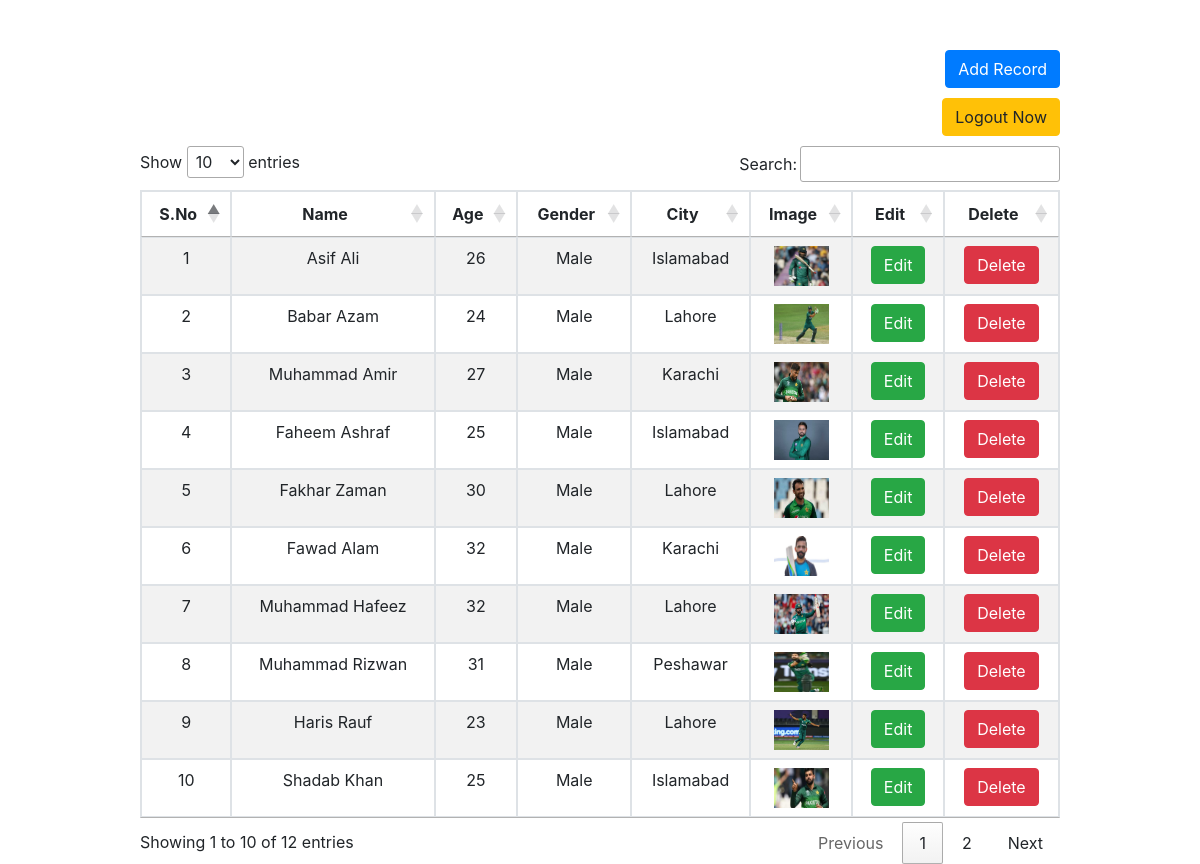
/CrudWithImages/Retrieval.php, run on the app's committed database.
### tables this page shows
CREATE TABLE `users` (
  `ID` int(11) NOT NULL,
  `NAME` varchar(50) NOT NULL,
  `AGE` tinyint(4) NOT NULL,
  `GENDER` varchar(50) NOT NULL,
  `CITY` varchar(50) NOT NULL,
  `IMAGE_PATH` varchar(400) NOT NULL
);

### CrudWithImages/Retrieval.php (the view, shortened to what this page needs)
<?php
include('dbConnection.php');
?>
<!DOCTYPE html>
<html lang="en">
<head>
    <link rel="stylesheet" href="https://stackpath.bootstrapcdn.com/bootstrap/4.3.1/css/bootstrap.min.css">
    <link rel="stylesheet" href="dist/sweetalert2.min.css">
    <link rel="stylesheet" href="https://cdn.datatables.net/1.11.3/css/jquery.dataTables.min.css">
</head>
<body>
<?php
$query = "select * from USERS";
$result = mysqli_query($con,$query);
$totalRows = mysqli_num_rows($result);
if($totalRows>0)
{
    ?>
    <div class="container" style="margin-top:50px;">
    <div class="row">
        <div class="col-md-3 offset-8">
    <a class="btn btn-primary float-right" href="Insert.php">Add Record</a>
    <br><br>
    <a class="btn btn-warning float-right" href="Logout.php">Logout Now</a>
    <br> <br>
</div>
</div>
        <div class="row">
            <div class="col-md-10 offset-1">
            <table id="MyTable" class="table table-bordered table-hover table-striped">
        <thead>
            <tr>
            <th class="text-center">S.No</th>
            <th class="text-center">Name</th>
            <th class="text-center">Age</th>
            <th class="text-center">Gender</th>
            <th class="text-center">City</th>
            <th class="text-center">Image</th>
            <th class="text-center">Edit</th>
            <th class="text-center">Delete</th>
            </tr>
        </thead>
        <tbody>
            <?php
            $no = 1;
            while($data=mysqli_fetch_assoc($result))
            {
                echo "<tr>
                <td class='text-center'>".$no++."</td>
                <td class='text-center'>".$data['NAME']."</td>
                <td class='text-center'>".$data['AGE']."</td>
                <td class='text-center'>".$data['GENDER']."</td>
                <td class='text-center'>".$data['CITY']."</td>
                <td class='text-center'> <img src='$data[IMAGE_PATH]' height='40' width='55'> </td>
                <td class='text-center'> <a class='btn btn-success' href='Update.php?id=$data[ID]'>Edit</a></td>
                <td class='text-center'> <a class='btn btn-danger' href='Delete.php?id=$data[ID]' onclick='return Confirmation()'>Delete</a></td>
                </tr>";
            }
            ?>
        </tbody>
    </table>
            </div>
        </div>
    </div>
    <?php
}
?>
</body>
</html>

### data on the page
users: NAME "Asif Ali", AGE "26", GENDER "Male", CITY "Islamabad", IMAGE_PATH (picture)
users: NAME "Babar Azam", AGE "24", GENDER "Male", CITY "Lahore", IMAGE_PATH (picture)
users: NAME "Muhammad Amir", AGE "27", GENDER "Male", CITY "Karachi", IMAGE_PATH (picture)
users: NAME "Faheem Ashraf", AGE "25", GENDER "Male", CITY "Islamabad", IMAGE_PATH (picture)
users: NAME "Fakhar Zaman", AGE "30", GENDER "Male", CITY "Lahore", IMAGE_PATH (picture)
users: NAME "Fawad Alam", AGE "32", GENDER "Male", CITY "Karachi", IMAGE_PATH (picture)
users: NAME "Muhammad Hafeez", AGE "32", GENDER "Male", CITY "Lahore", IMAGE_PATH (picture)
users: NAME "Muhammad Rizwan", AGE "31", GENDER "Male", CITY "Peshawar", IMAGE_PATH (picture)
users: NAME "Haris Rauf", AGE "23", GENDER "Male", CITY "Lahore", IMAGE_PATH (picture)
users: NAME "Shadab Khan", AGE "25", GENDER "Male", CITY "Islamabad", IMAGE_PATH (picture)
